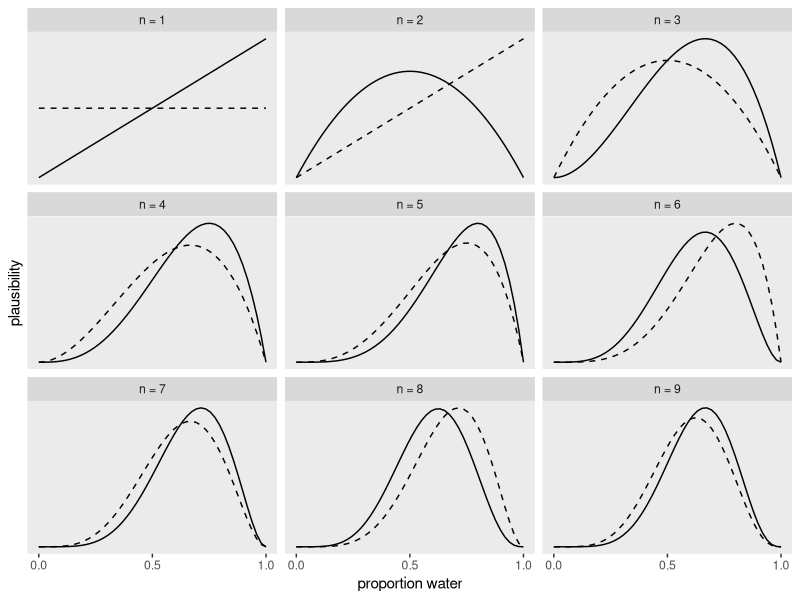

R code for this plot:
## ---- chunk 1
#| label: setup
#| include: false

library(tidyverse)

## ---- chunk 2
#| label: fig-prior-update
#| fig-cap: "Bayesian updating of a prior based on observations. From @mcelreath2020 and @kurtz2023."
#| code-fold: true

# Code adapted from: https://bookdown.org/content/4857/small-worlds-and-large-worlds.html#bayesian-updating.

sequence_length <- 50

d <- tibble(toss = c("w", "l", "w", "w", "w", "l", "w", "l", "w")) |> 
  mutate(n_trials  = 1:9,
         n_success = cumsum(toss == "w"))

d |> 
  expand_grid(p_water = seq(from = 0, to = 1, length.out = sequence_length)) |> 
  group_by(p_water) |> 
  # to learn more about lagging, go to:
  # https://www.rdocumentation.org/packages/stats/versions/3.6.2/topics/lag
  # https://dplyr.tidyverse.org/reference/lead-lag.html
  mutate(lagged_n_trials  = lag(n_trials),
         lagged_n_success = lag(n_success)) |> 
  ungroup() |> 
  mutate(prior      = ifelse(n_trials == 1, .5,
                             dbinom(x    = lagged_n_success, 
                                    size = lagged_n_trials, 
                                    prob = p_water)),
         likelihood = dbinom(x    = n_success, 
                             size = n_trials, 
                             prob = p_water),
         strip      = str_c("n = ", n_trials)) |> 
  # the next three lines allow us to normalize the prior and the likelihood, 
  # putting them both in a probability metric 
  group_by(n_trials) |> 
  mutate(prior      = prior / sum(prior),
         likelihood = likelihood / sum(likelihood)) |>   
  
  # plot!
  ggplot(aes(x = p_water)) +
  geom_line(aes(y = prior), 
            linetype = 2) +
  geom_line(aes(y = likelihood)) +
  scale_x_continuous("proportion water", breaks = c(0, .5, 1)) +
  scale_y_continuous("plausibility", breaks = NULL) +
  theme(panel.grid = element_blank()) +
  facet_wrap(~ strip, scales = "free_y")
